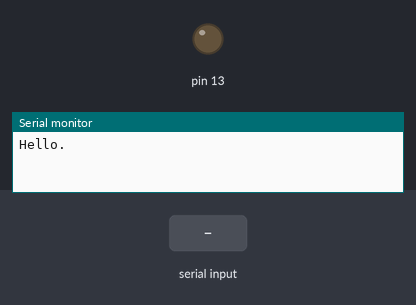
A sketch run on a simulated Arduino Uno, built with avr-gcc and run on an emulated ATmega328P. Parts: output pins drawn as LEDs (lit = HIGH), the last lines printed to the serial monitor. Dashed ring = blinking. The inputs (shaded band) are chosen by the test bench.

Above: at 1.2 s.
1.3 s: "s" received over Serial
At 1.85 s:
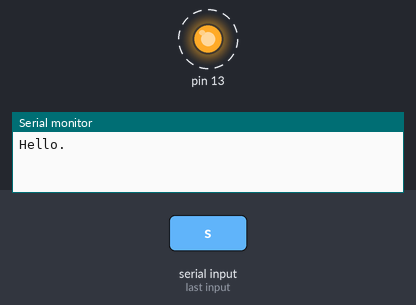
4.3 s: "o" received over Serial
At 7.1 s:
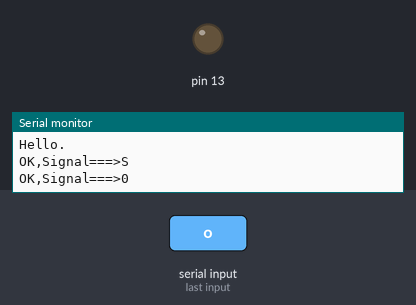
Timing chart, 0 to 8.6 s (numbered marks = the images above; inputs shaded):
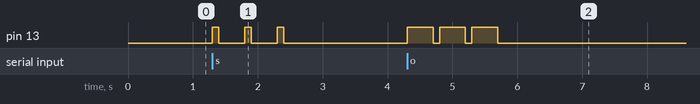

Measured:
- after the input at 1.3 s, pin 13: alternates HIGH for 0.10 s and LOW for 0.40 s, 6 changes in all, then stays LOW, starting at once
- after the input at 4.3 s, pin 13: alternates HIGH for 0.40 s and LOW for 0.10 s, 6 changes in all, then stays LOW, starting at once

The sketch:

_10_SerialMonitoringTest.ino
```cpp
void setup()
{
  pinMode(13, OUTPUT);
  Serial.begin(9600);
  Serial.println("Hello.");
}


void loop()
{
  if (Serial.available() > 0)
  {
    int i, val;
    val = Serial.read();
    if (val == 's')
    {
      PP();
      PP();
      PP();
      Serial.println("OK,Signal===>S");
    }

    if (val == 'o')
    {
      QQ();
      QQ();
      QQ();
      Serial.println("OK,Signal===>0");
    }
  }
}


void PP()
{
  digitalWrite(13, HIGH);
  delay(100);
  digitalWrite(13, LOW);
  delay(400);
}


void QQ()
{
  digitalWrite(13, HIGH);
  delay(400);
  digitalWrite(13, LOW);
  delay(100);
}
```
